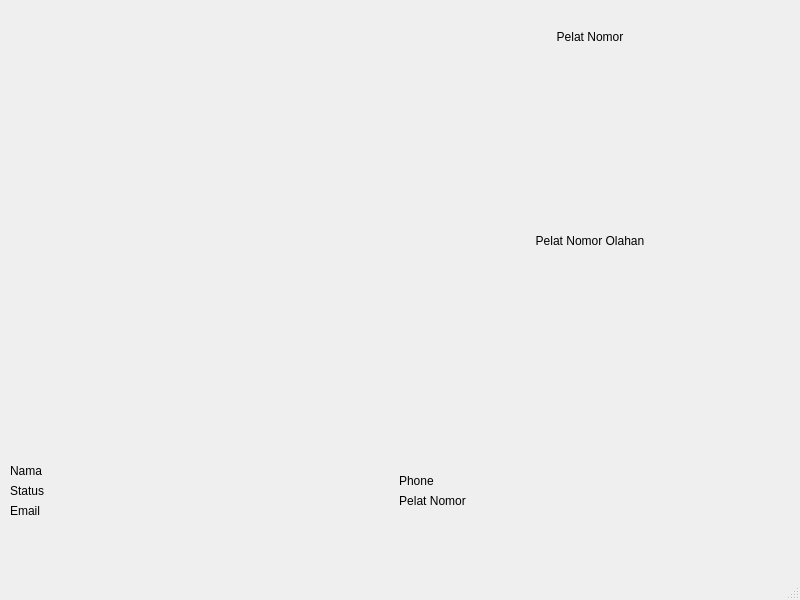
<?xml version="1.0" encoding="UTF-8"?>
<ui version="4.0">
 <class>MainWindow</class>
 <widget class="QMainWindow" name="MainWindow">
  <property name="geometry">
   <rect>
    <x>0</x>
    <y>0</y>
    <width>800</width>
    <height>600</height>
   </rect>
  </property>
  <property name="windowTitle">
   <string>MainWindow</string>
  </property>
  <widget class="QWidget" name="centralwidget">
   <widget class="QWidget" name="horizontalLayoutWidget">
    <property name="geometry">
     <rect>
      <x>10</x>
      <y>10</y>
      <width>771</width>
      <height>401</height>
     </rect>
    </property>
    <layout class="QHBoxLayout" name="horizontalLayout">
     <item>
      <widget class="QLabel" name="Gambar1">
       <property name="text">
        <string/>
       </property>
      </widget>
     </item>
     <item>
      <layout class="QVBoxLayout" name="verticalLayout_2">
       <item>
        <widget class="QLabel" name="ket_gambar2">
         <property name="maximumSize">
          <size>
           <width>389</width>
           <height>54</height>
          </size>
         </property>
         <property name="text">
          <string>Pelat Nomor</string>
         </property>
         <property name="alignment">
          <set>Qt::AlignCenter</set>
         </property>
        </widget>
       </item>
       <item>
        <widget class="QLabel" name="gambar2">
         <property name="text">
          <string/>
         </property>
         <property name="alignment">
          <set>Qt::AlignCenter</set>
         </property>
        </widget>
       </item>
       <item>
        <widget class="QLabel" name="ket_gambar3">
         <property name="maximumSize">
          <size>
           <width>389</width>
           <height>54</height>
          </size>
         </property>
         <property name="text">
          <string>Pelat Nomor Olahan</string>
         </property>
         <property name="alignment">
          <set>Qt::AlignCenter</set>
         </property>
        </widget>
       </item>
       <item>
        <widget class="QLabel" name="gambar3">
         <property name="text">
          <string/>
         </property>
         <property name="alignment">
          <set>Qt::AlignCenter</set>
         </property>
        </widget>
       </item>
      </layout>
     </item>
    </layout>
   </widget>
   <widget class="QWidget" name="horizontalLayoutWidget_2">
    <property name="geometry">
     <rect>
      <x>10</x>
      <y>430</y>
      <width>771</width>
      <height>121</height>
     </rect>
    </property>
    <layout class="QHBoxLayout" name="TableLayout">
     <item>
      <layout class="QFormLayout" name="left_layout">
       <property name="formAlignment">
        <set>Qt::AlignLeading|Qt::AlignLeft|Qt::AlignVCenter</set>
       </property>
       <item row="0" column="0">
        <widget class="QLabel" name="Email">
         <property name="text">
          <string>Nama</string>
         </property>
         <property name="alignment">
          <set>Qt::AlignCenter</set>
         </property>
         <property name="wordWrap">
          <bool>false</bool>
         </property>
        </widget>
       </item>
       <item row="2" column="0">
        <widget class="QLabel" name="Nama">
         <property name="text">
          <string>Email</string>
         </property>
         <property name="alignment">
          <set>Qt::AlignCenter</set>
         </property>
        </widget>
       </item>
       <item row="1" column="0">
        <widget class="QLabel" name="Status">
         <property name="text">
          <string>Status</string>
         </property>
        </widget>
       </item>
      </layout>
     </item>
     <item>
      <layout class="QFormLayout" name="right_layout">
       <property name="formAlignment">
        <set>Qt::AlignLeading|Qt::AlignLeft|Qt::AlignVCenter</set>
       </property>
       <item row="1" column="0">
        <widget class="QLabel" name="Registered_plate">
         <property name="text">
          <string>Pelat Nomor</string>
         </property>
         <property name="alignment">
          <set>Qt::AlignCenter</set>
         </property>
        </widget>
       </item>
       <item row="0" column="0">
        <widget class="QLabel" name="Phone">
         <property name="text">
          <string>Phone</string>
         </property>
         <property name="alignment">
          <set>Qt::AlignLeading|Qt::AlignLeft|Qt::AlignVCenter</set>
         </property>
        </widget>
       </item>
      </layout>
     </item>
    </layout>
   </widget>
  </widget>
  <widget class="QMenuBar" name="menubar">
   <property name="geometry">
    <rect>
     <x>0</x>
     <y>0</y>
     <width>800</width>
     <height>22</height>
    </rect>
   </property>
  </widget>
  <widget class="QStatusBar" name="statusbar"/>
 </widget>
 <resources/>
 <connections/>
</ui>
